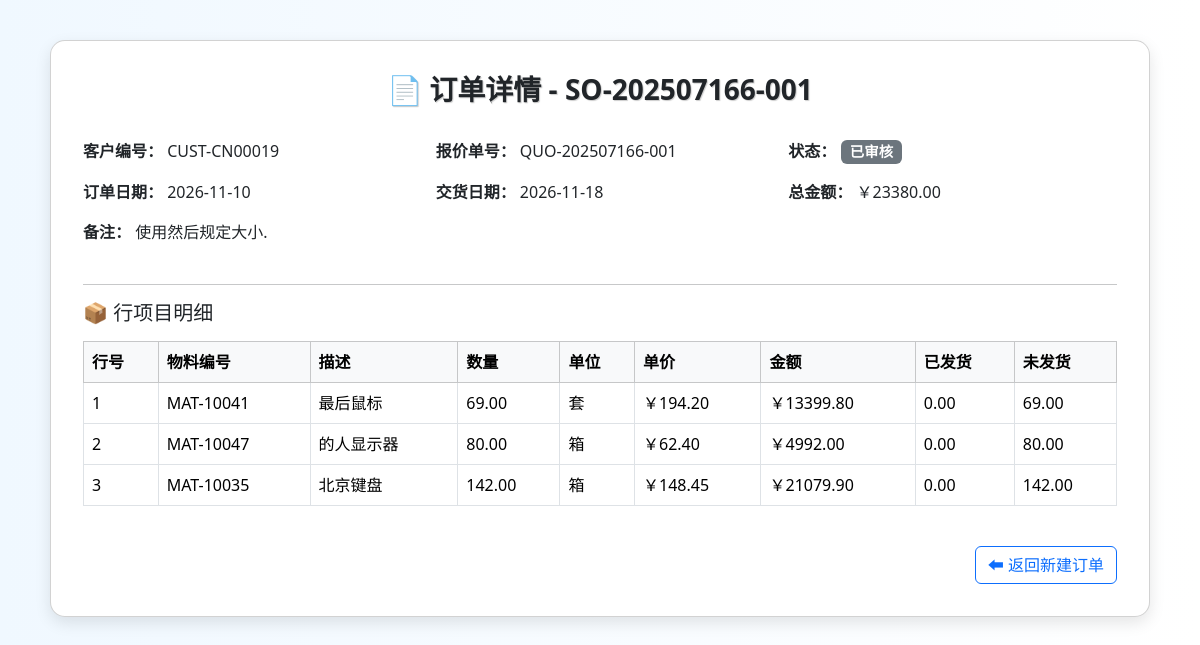
/order/order-detail/SO-202507166-001, run on the app's committed database.
### order/models.py (models this page shows)
class SalesOrder(db.Model):
    __tablename__ = 'SalesOrder'
    sales_order_id = db.Column(db.String(255), primary_key=True)
    customer_id = db.Column(db.String(255), nullable=False)
    quotation_id = db.Column(db.String(255))
    order_date = db.Column(db.DateTime, nullable=False)
    required_delivery_date = db.Column(db.Date, nullable=False)
    status = db.Column(db.String(255))
    total_amount = db.Column(db.Numeric, nullable=False)
    credit_check_result = db.Column(db.String(255))
    remarks = db.Column(db.String(255))
    items = db.relationship('OrderItem', backref='order', lazy=True, cascade="all, delete-orphan")

class OrderItem(db.Model):
    __tablename__ = 'OrderItem'
    sales_order_id = db.Column(db.String(255), db.ForeignKey('SalesOrder.sales_order_id'), primary_key=True)
    item_no = db.Column(db.Integer, primary_key=True)
    material_id = db.Column(db.String(255), db.ForeignKey('Material.material_id'), nullable=False)
    material = db.relationship('Material',backref="order_items")  # ✅ 告诉 SQLAlchemy 如何关联 Material 表
    order_quantity = db.Column(db.Numeric, nullable=False)
    sales_unit_price = db.Column(db.Numeric, nullable=False)
    shipped_quantity = db.Column(db.Numeric)
    unshipped_quantity = db.Column(db.Numeric)
    item_amount = db.Column(db.Numeric)
    unit = db.Column(db.String(255))

class Material(db.Model):
    __tablename__ = 'Material'
    material_id = db.Column(db.String(255), primary_key=True, comment='物料编号')
    description = db.Column(db.String(255), nullable=False, comment='物料描述')
    base_unit = db.Column(db.String(255), nullable=False, comment='基本计量单位')
    storage_location = db.Column(db.String(255), nullable=False, comment='存储位置')
    physical_stock  = db.Column(db.Numeric(18, 4), nullable=False, server_default=text('0'), comment='账面总库存')
    available_stock = db.Column(db.Numeric(18, 4), nullable=False, server_default=text('0'), comment='可用库存数量')
    allocated_stock = db.Column(db.Numeric(18, 4), nullable=False, server_default=text('0'), comment='已分配库存')
    pending_outbound= db.Column(db.Numeric(18, 4), nullable=False, server_default=text('0'), comment='待出库量')

### order/views.py (the view)
@order_bp.route('/order-detail/<sales_order_id>')
def order_detail(sales_order_id):
    order = SalesOrder.query.options(
        joinedload(SalesOrder.items).joinedload(OrderItem.material)
    ).filter_by(sales_order_id=sales_order_id).first()
    if not order:
        flash('订单不存在', 'danger')
        return redirect(url_for('order.create_order'))
    return render_template('order/order_detail.html', order=order)

### templates/order/order_detail.html (shortened to what this page needs)
<!DOCTYPE html>
<html lang="zh">
<head>
  <link href="https://cdn.jsdelivr.net/npm/bootstrap@5.3.3/dist/css/bootstrap.min.css" rel="stylesheet">
</head>
<body>
  <div class="container">
    <div class="card">
      <h3>📄 订单详情 - {{ order.sales_order_id }}</h3>
      <div class="row mb-3">
        <div class="col-md-4"><strong>客户编号：</strong> {{ order.customer_id }}</div>
        <div class="col-md-4"><strong>报价单号：</strong> {{ order.quotation_id or '—' }}</div>
        <div class="col-md-4"><strong>状态：</strong>
          <span class="badge bg-{{ 'success' if order.status == '已完成' else 'secondary' }}">
            {{ order.status or '草稿' }}
          </span>
        </div>
      </div>
      <div class="row mb-3">
        <div class="col-md-4"><strong>订单日期：</strong> {{ order.order_date.strftime('%Y-%m-%d') }}</div>
        <div class="col-md-4"><strong>交货日期：</strong> {{ order.required_delivery_date.strftime('%Y-%m-%d') }}</div>
        <div class="col-md-4"><strong>总金额：</strong> ￥{{ "%.2f"|format(order.total_amount or 0) }}</div>
      </div>
      <div class="mb-4"><strong>备注：</strong> {{ order.remarks or '无' }}</div>
      <hr>
      <h5 class="mb-3">📦 行项目明细</h5>
      <table class="table table-bordered table-hover">
        <thead class="table-light">
          <tr>
            <th>行号</th>
            <th>物料编号</th>
            <th>描述</th>
            <th>数量</th>
            <th>单位</th>
            <th>单价</th>
            <th>金额</th>
            <th>已发货</th>
            <th>未发货</th>
          </tr>
        </thead>
        <tbody>
          {% for item in order.items %}
            <tr>
              <td>{{ item.item_no }}</td>
              <td>{{ item.material_id }}</td>
              <td>{{ item.material.description if item.material else '—' }}</td>
              <td>{{ "%.2f"|format(item.order_quantity) }}</td>
              <td>{{ item.unit }}</td>
              <td>￥{{ "%.2f"|format(item.sales_unit_price or 0) }}</td>
              <td>￥{{ "%.2f"|format(item.item_amount or 0) }}</td>
              <td>{{ "%.2f"|format(item.shipped_quantity or 0 )}}</td>
              <td>{{ "%.2f"|format(item.unshipped_quantity or 0 )}}</td>
            </tr>
          {% endfor %}
        </tbody>
      </table>
      <div class="text-end mt-4">
        <a href="{{ url_for('order.create_order') }}" class="btn btn-outline-primary">⬅ 返回新建订单</a>
      </div>
    </div>
  </div>
</body>
</html>

### templates/order/order_detail.html (style rules this page uses)
body { background: linear-gradient(to right, #f0f8ff, #ffffff); font-family: 'Segoe UI', sans-serif; }
.card { max-width: 1100px; margin: 40px auto; border-radius: 15px; box-shadow: 0 6px 16px rgba(0,0,0,0.1); padding: 2rem; background-color: #fff; }
h3 { text-align: center; margin-bottom: 2rem; font-weight: bold; text-shadow: 1px 1px 1px #ccc; }
.table th, .table td { vertical-align: middle; }
.badge { font-size: 0.9rem; }

### data on the page
SalesOrder: sales_order_id "SO-202507166-001", customer_id "CUST-CN00019", quotation "QUO-202507166-001", status "已审核", order_date "2026-11-10", required_delivery_date "2026-11-18", total_amount "23380.00", remarks "使用然后规定大小."
OrderItem: item_no "1", material_id "MAT-10041", material "最后鼠标", order_quantity "69.00", unit "套", sales_unit_price "194.20", item_amount "13399.80", shipped_quantity "0.00", unshipped_quantity "69.00"
OrderItem: item_no "2", material_id "MAT-10047", material "的人显示器", order_quantity "80.00", unit "箱", sales_unit_price "62.40", item_amount "4992.00", shipped_quantity "0.00", unshipped_quantity "80.00"
OrderItem: item_no "3", material_id "MAT-10035", material "北京键盘", order_quantity "142.00", unit "箱", sales_unit_price "148.45", item_amount "21079.90", shipped_quantity "0.00", unshipped_quantity "142.00"
